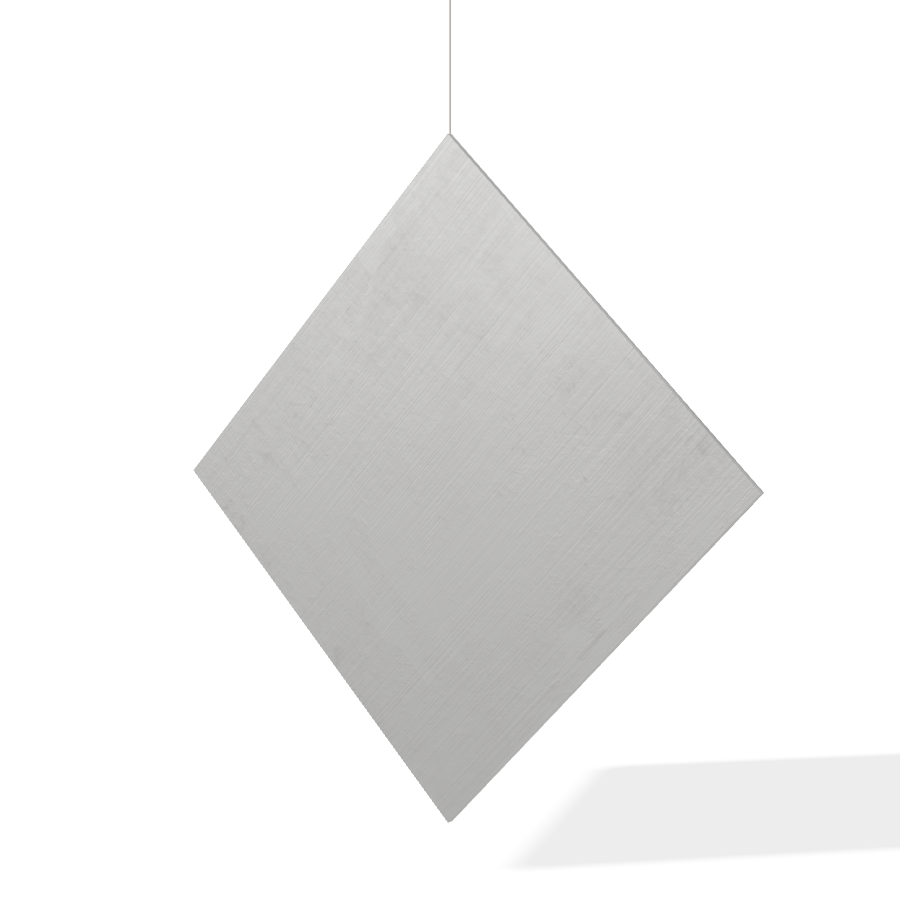
#> input picture spheres/render/outsw/aluminium.png, 900 x 900 px
$ python compose.py outsw/aluminium.png outsw/concrete.png 100
#> lines starting #> are read from the running program, lines starting #| are printed output that depends on the picture
# Composite a transparent sphere render onto the warm off-white studio backdrop, square crop.
import sys
import numpy as np
from PIL import Image
src, out = sys.argv[1], sys.argv[2]
size = int(sys.argv[3]) if len(sys.argv) > 3 else 640
im = Image.open(src).convert('RGBA'); W, H = im.size
#> further down, im is the input picture: PIL image 900x900 RGBA; mean R, G, B, A 46.6, 46.5, 46.2, 63
#> after `W, H = im.size`: W = 900; H = 900
y, x = np.mgrid[0:H, 0:W] / np.array([H, W])[:, None, None]
top, bot = np.array([246, 245, 242]), np.array([233, 231, 227])
bg = top * (1 - y[..., None]) + bot * y[..., None]
vig = 1 - 0.05 * (((x - 0.5) ** 2 + (y - 0.45) ** 2) * 2.2)
bg = (bg * vig[..., None]).clip(0, 255).astype(np.uint8)
back = Image.fromarray(bg, 'RGB').convert('RGBA')
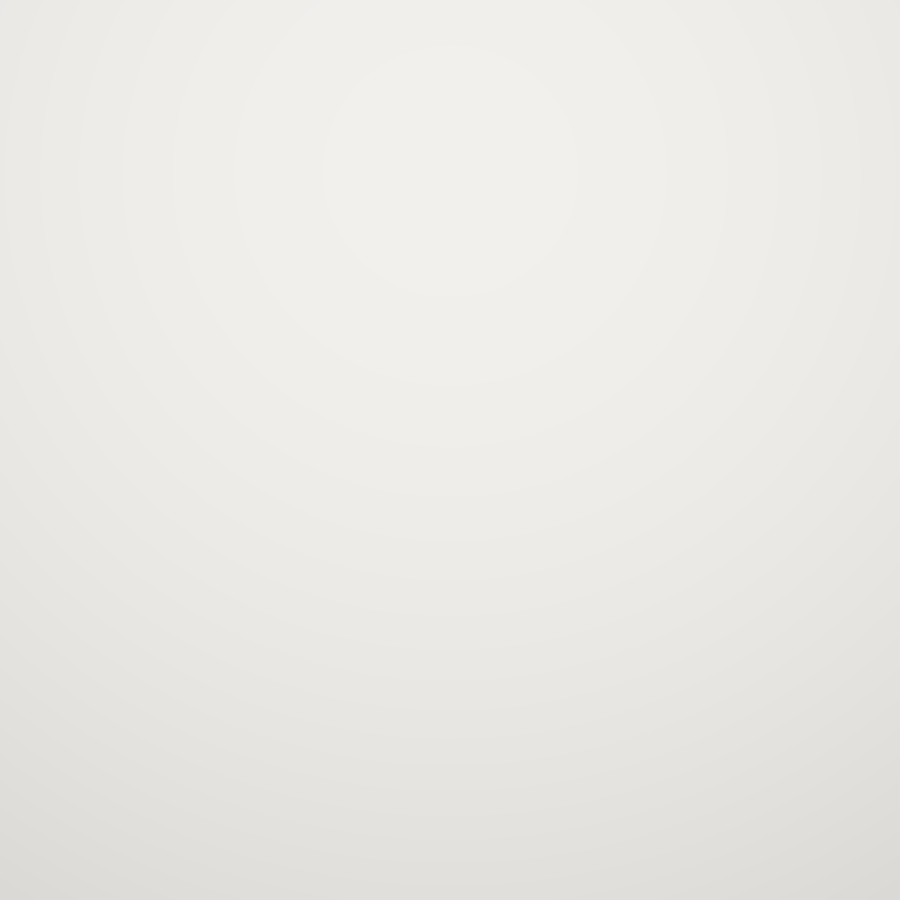
#> back: PIL image 900x900 RGBA; mean R, G, B, A 234.6, 233.1, 229.7, 255
back.alpha_composite(im)
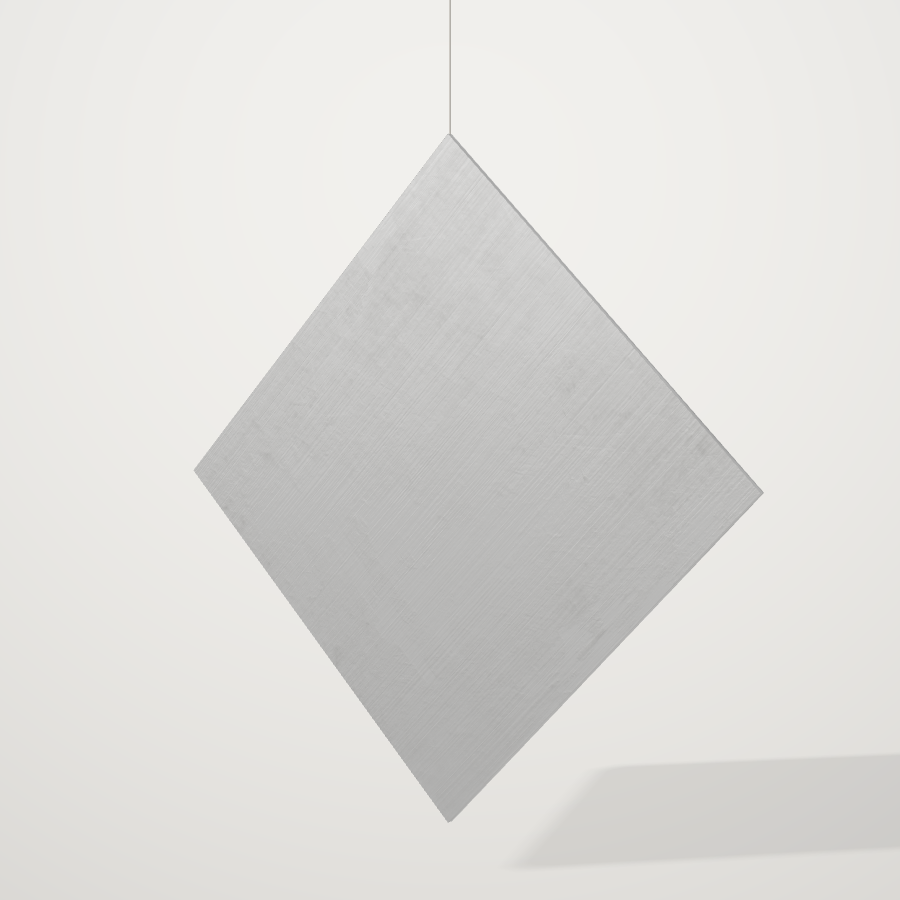
#> back: PIL image 900x900 RGBA; mean R, G, B, A 222.4, 221.2, 218.3, 255
back.convert('RGB').resize((size, size), Image.LANCZOS).save(out, quality=88)

$ run again, on spheres/render/outsw/cork.png
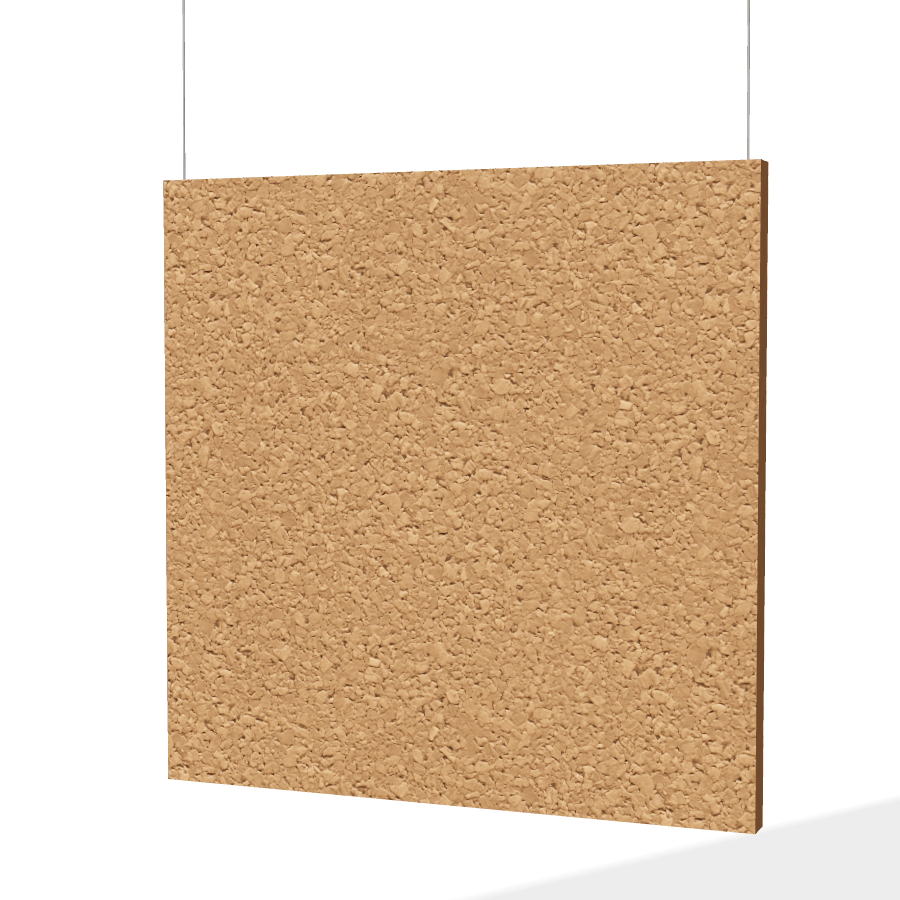
#> input picture spheres/render/outsw/cork.png, 900 x 900 px
#> im is the input picture: PIL image 900x900 RGBA; mean R, G, B, A 93.5, 72.5, 50.4, 121
#> `back.alpha_composite(im)`:
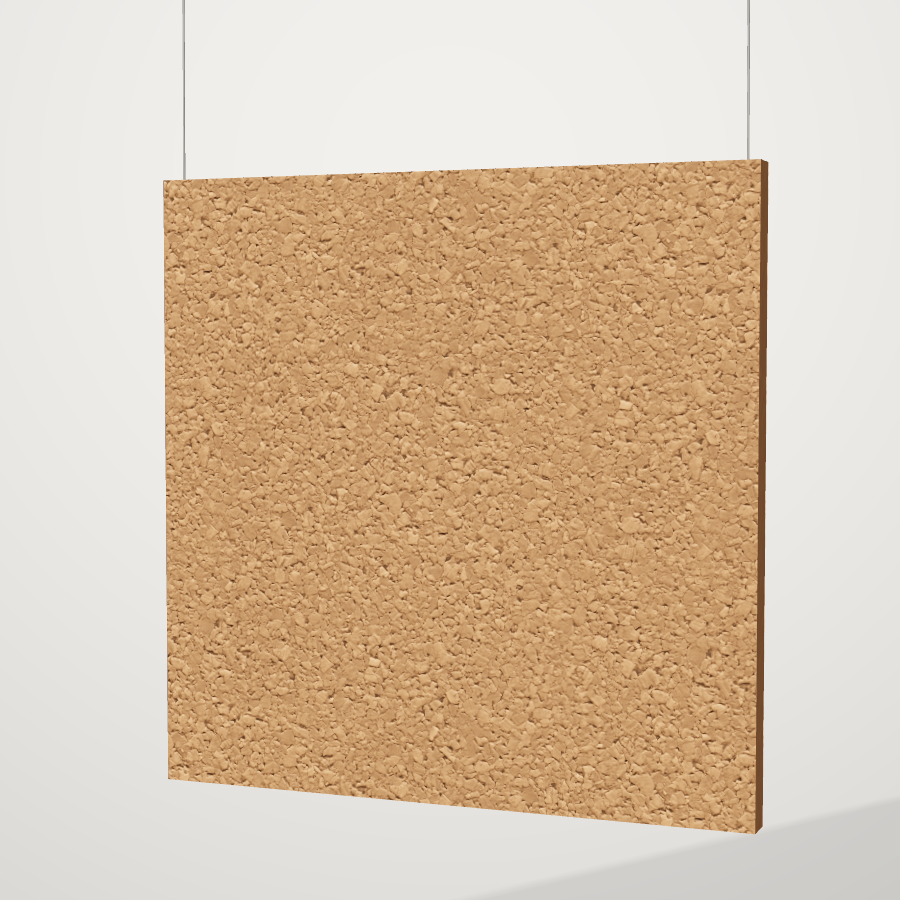
#> back: PIL image 900x900 RGBA; mean R, G, B, A 215.8, 194.1, 170.3, 255
#> `back.convert('RGB').resize((size, size), Image.LANCZOS).save(out, qual..`:
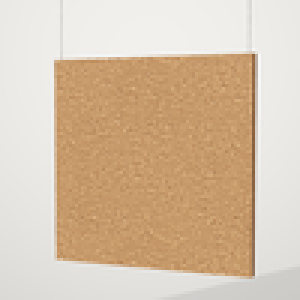
#> saved as cork.png: PIL image 100x100 RGB (shown 3 times larger); mean R, G, B 215.8, 194.1, 170.3

$ run again, on spheres/render/outsw/knit.png
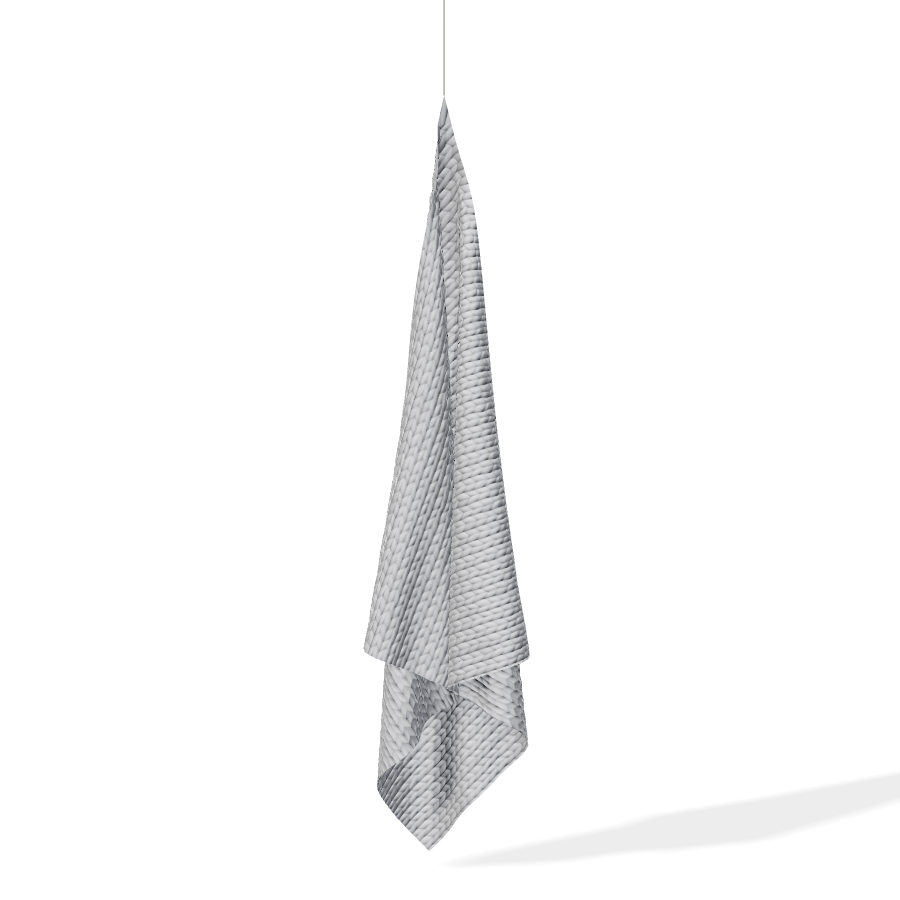
#> input picture spheres/render/outsw/knit.png, 900 x 900 px
#> im is the input picture: PIL image 900x900 RGBA; mean R, G, B, A 15.4, 15.5, 15.7, 22.4
#> `back.alpha_composite(im)`:
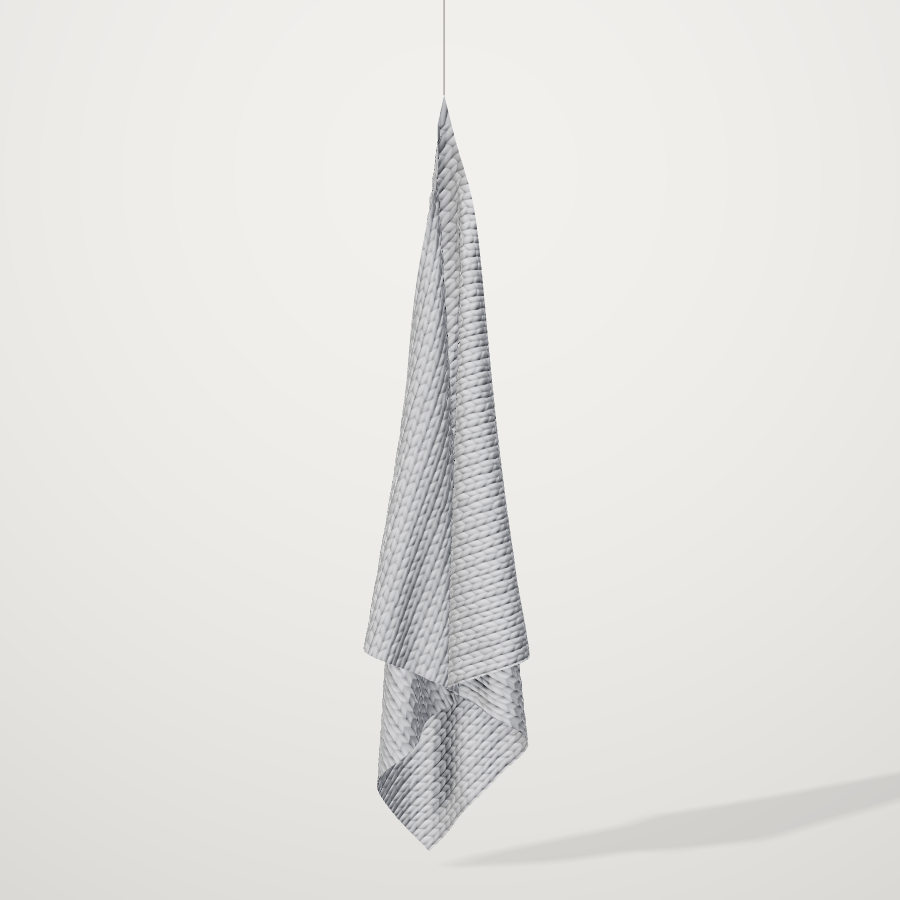
#> back: PIL image 900x900 RGBA; mean R, G, B, A 229.1, 227.8, 224.9, 255
#> `back.convert('RGB').resize((size, size), Image.LANCZOS).save(out, qual..`:
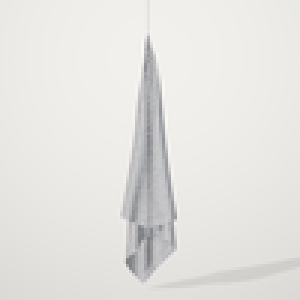
#> saved as knit.png: PIL image 100x100 RGB (shown 3 times larger); mean R, G, B 229.1, 227.8, 224.9
